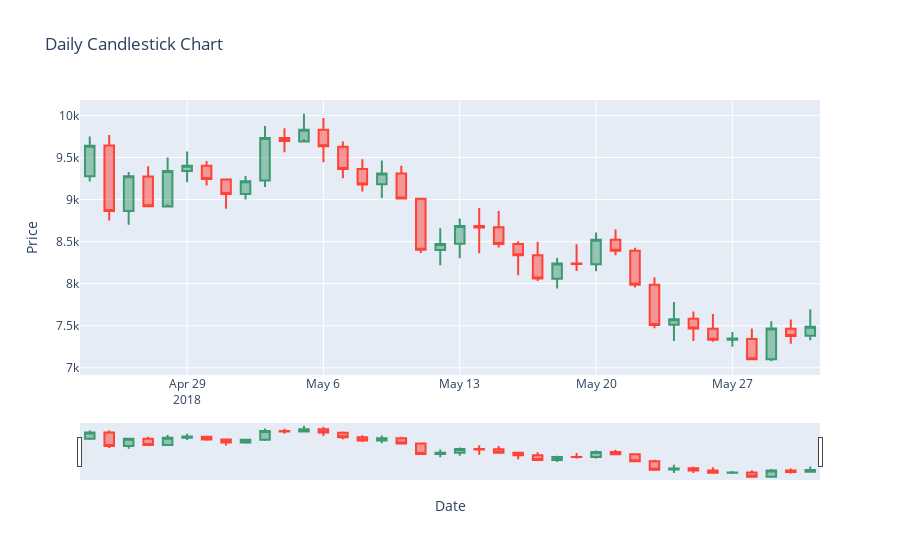
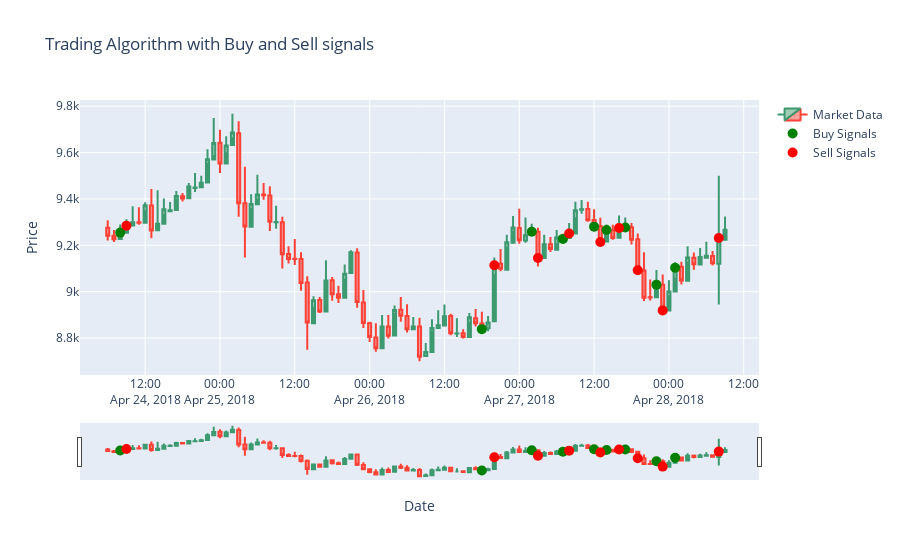

The code cell stored with these charts, in order, in its notebook:
### Code cell
# Testing trading_algorithm

# Full data + no candlestick chart plot
print('Full data + no candlestick chart plot:')
trading_algorithm(Y_pred_lstm, X_test_lstm)

# Full data + daily candlestick chart plot
print('Full data + daily candlestick chart plot:')
trading_algorithm(Y_pred_lstm, X_test_lstm, candlestick_chart = True, candlestick_chart_daily = True)

# Small subset of data + full candlestick chart plot
print('Small subset of data + full candlestick chart plot:')
trading_algorithm(Y_pred_lstm[:100], X_test_lstm[:100], candlestick_chart = True)
